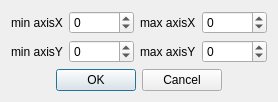
<?xml version="1.0" encoding="UTF-8"?>
<ui version="4.0">
 <class>Histogram_Options</class>
 <widget class="QDialog" name="Histogram_Options">
  <property name="geometry">
   <rect>
    <x>0</x>
    <y>0</y>
    <width>222</width>
    <height>91</height>
   </rect>
  </property>
  <property name="windowTitle">
   <string>Dialog</string>
  </property>
  <layout class="QVBoxLayout" name="verticalLayout">
   <item>
    <layout class="QGridLayout" name="gridLayout">
     <item row="0" column="3">
      <widget class="QSpinBox" name="sb_maxX">
       <property name="minimum">
        <number>-10000</number>
       </property>
       <property name="maximum">
        <number>10000</number>
       </property>
      </widget>
     </item>
     <item row="0" column="2">
      <widget class="QLabel" name="label_3">
       <property name="text">
        <string>max axisX</string>
       </property>
      </widget>
     </item>
     <item row="1" column="1">
      <widget class="QSpinBox" name="sb_minY">
       <property name="minimum">
        <number>-10000</number>
       </property>
       <property name="maximum">
        <number>10000</number>
       </property>
      </widget>
     </item>
     <item row="1" column="3">
      <widget class="QSpinBox" name="sb_maxY">
       <property name="minimum">
        <number>-10000</number>
       </property>
       <property name="maximum">
        <number>10000</number>
       </property>
      </widget>
     </item>
     <item row="0" column="0">
      <widget class="QLabel" name="label">
       <property name="text">
        <string>min axisX</string>
       </property>
      </widget>
     </item>
     <item row="0" column="1">
      <widget class="QSpinBox" name="sb_minX">
       <property name="minimum">
        <number>-10000</number>
       </property>
       <property name="maximum">
        <number>10000</number>
       </property>
      </widget>
     </item>
     <item row="1" column="0">
      <widget class="QLabel" name="label_2">
       <property name="text">
        <string>min axisY</string>
       </property>
      </widget>
     </item>
     <item row="1" column="2">
      <widget class="QLabel" name="label_4">
       <property name="text">
        <string>max axisY</string>
       </property>
      </widget>
     </item>
    </layout>
   </item>
   <item>
    <widget class="QDialogButtonBox" name="buttonBox">
     <property name="standardButtons">
      <set>QDialogButtonBox::Cancel|QDialogButtonBox::Ok</set>
     </property>
     <property name="centerButtons">
      <bool>true</bool>
     </property>
    </widget>
   </item>
  </layout>
 </widget>
 <resources/>
 <connections/>
</ui>
